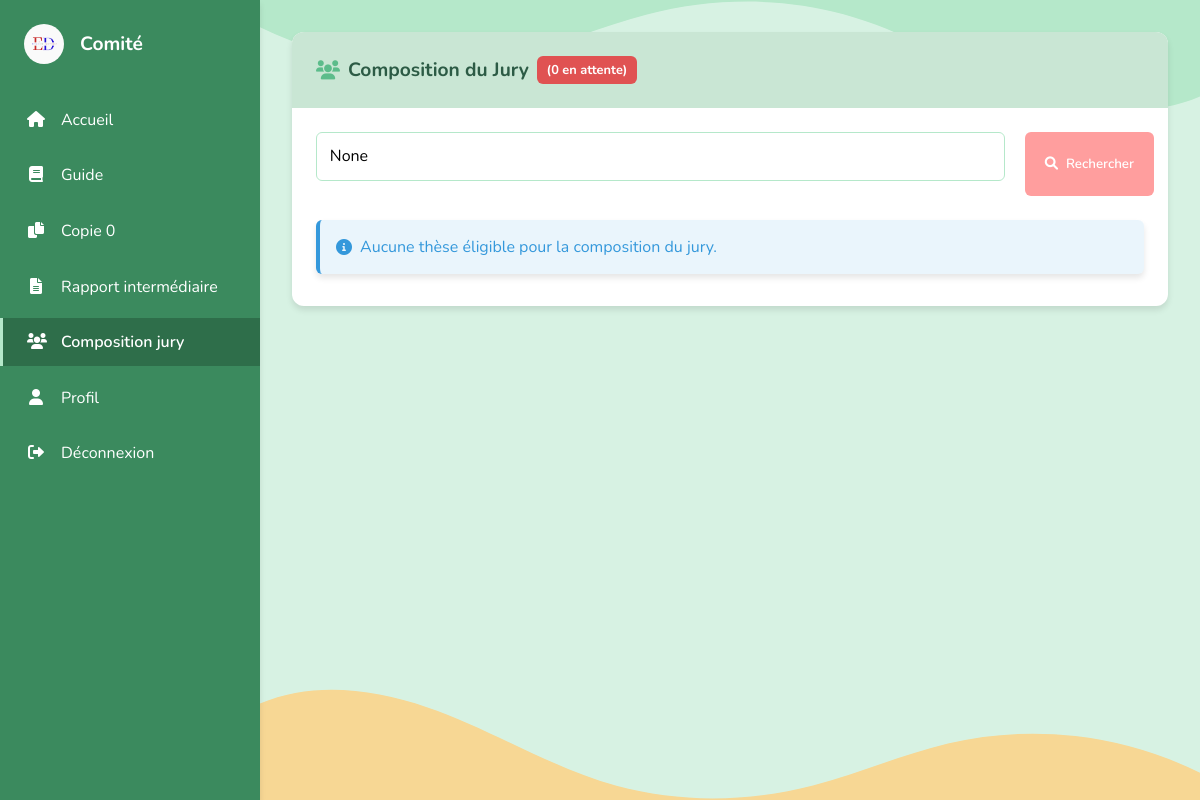
/composition_jury/ (signed in), run on an earlier commit of the app's database.
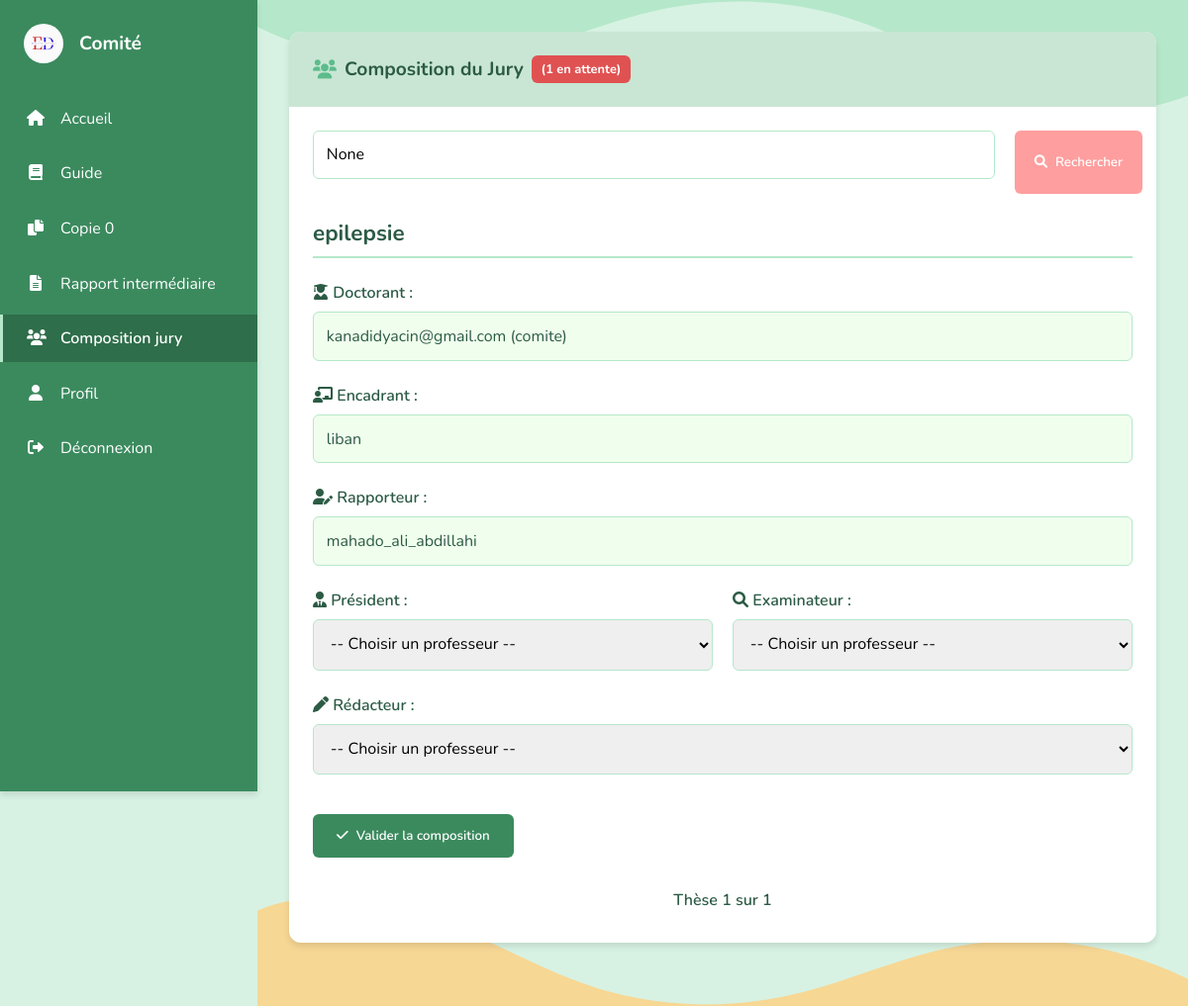
And on a later commit of the database.
### gestion/models.py (models this page shows, shortened)
class These(models.Model):
    utilisateur = models.ForeignKey(
        settings.AUTH_USER_MODEL,
        on_delete=models.CASCADE,
        related_name="theses"
    )
    titre = models.CharField(max_length=255)
    domaine = models.CharField(max_length=255, choices=[
        ('Cardiologie', 'Cardiologie'),
        ('Neurologie', 'Neurologie'),
        ('Pédiatrie', 'Pédiatrie'),
        ('Chirurgie', 'Chirurgie'),
    ])
    description = models.TextField()
    motivation = models.TextField()
    encadreur = models.TextField()
    fichier = models.FileField(upload_to='theses/', blank=True, null=True)
    date_soumission = models.DateTimeField(auto_now_add=True)
    statut = models.CharField(
        max_length=20,
        choices=[
            ('En attente', 'En attente'),
            ('Approuvé', 'Approuvé'),
            ('Rejeté', 'Rejeté'),
        ],
        default='En attente'
    )
    approuve_par_comite = models.BooleanField(default=False)
    commentaire_rejet = models.TextField(blank=True, null=True)
    date_soutenance = models.DateField(null=True, blank=True)
    grille_evaluation = models.FileField(
        upload_to='grilles_evaluation/', blank=True, null=True
    )
    rapporteur = models.ForeignKey(
        settings.AUTH_USER_MODEL,
        on_delete=models.SET_NULL,
        null=True, blank=True,
        related_name='rapports_assigned'
    )
    statut_rapport = models.CharField(
        max_length=50,
        choices=[
            ('Non assigné', 'Non assigné'),
            ('Assigné', 'Assigné'),
            ('Évalué', 'Évalué'),
        ],
        default='Non assigné'
    )
    avis_rapporteur = models.CharField(
    max_length=50,
    choices=[
        ('valider', 'Validé'),
        ('avis_sr', 'Favorable sans réserve'),
        ('avis_mr', 'Favorable avec corrections mineures'),
        ('avis_mjr', 'Favorable avec corrections majeures'),
        ('refuser', 'Défavorable'),
    ],
    blank=True,
    null=True
)
    date_rapport_intermediaire = models.DateTimeField(null=True, blank=True)
    def jury_complet(self):
      roles = self.affectation_set.values_list('role', flat=True)
      roles_normalisés = [r.replace('é', 'e').lower() for r in roles]
      return all(r in roles_normalisés for r in ['president', 'rapporteur', 'examinateur', 'redacteur'])
    jury_complet.boolean = True
    jury_complet.short_description = "Jury complet"

class Utilisateur(AbstractUser):
    ROLE_CHOICES = [
        ('doctorant', 'Doctorant'),
        ('professeur', 'Professeur'),
        ('comite', 'Comité'),
    ]
    role = models.CharField(max_length=20, choices=ROLE_CHOICES, default='doctorant')
    nom = models.CharField(max_length=100, blank=True, null=True)
    email = models.EmailField(max_length=255, unique=True)
    password_changed = models.BooleanField(default=False)
    adresse = models.CharField(max_length=255, blank=True, null=True)
    specialite = models.CharField(max_length=100, blank=True, null=True)
    promotion = models.CharField(max_length=20, blank=True, null=True)
    date_naissance = models.DateField(blank=True, null=True)
    def __str__(self):
        return f"{self.username} ({self.role})"

### gestion/views.py (the view)
# urls.py: path('composition_jury/', views.composition_jury, name='composition_jury'),
@login_required
def composition_jury(request):
    theses = These.objects.filter(
        affectation__role='rapporteur',
        affectation__decision__in=['valider', 'avis_sr', 'avis_mr']
    ).distinct()
    q = request.GET.get('q')
    if q:
        theses = theses.filter(titre__icontains=q)
    theses_list = list(theses)
    index = int(request.GET.get('page', 0))
    these = theses_list[index] if index < len(theses_list) else None
    rapporteurs_map = {}
    affectations_rapporteurs = Affectation.objects.filter(
        role='rapporteur',
        these__in=theses
    ).select_related('professeur', 'these')
    rapporteur_ids = set()
    for aff in affectations_rapporteurs:
        rapporteurs_map[aff.these_id] = aff.professeur
        rapporteur_ids.add(aff.professeur.id)
    professeurs = Utilisateur.objects.filter(role='professeur').exclude(id__in=rapporteur_ids)
    context = {
        'theses': theses,
        'these': these,
        'index': index,
        'professeurs': professeurs,
        'rapporteurs_map': rapporteurs_map,
        'q': q,
        'nb_theses': theses.count()
    }
    return render(request, 'presentation/composition.html', context)

### gestion/templatetags/custom_tags.py (called while the page is built)
@register.filter
def get_item(dictionary, key):
    return dictionary.get(key)

### gestion/Templates/Presentation/composition.html (shortened to what the changed rows need)
{% load static %}
{% load custom_tags %}
<!DOCTYPE html>
<html lang="fr">
<head>
    <link rel="stylesheet" href="https://cdnjs.cloudflare.com/ajax/libs/font-awesome/6.0.0-beta3/css/all.min.css">
</head>
<body>
    <div class="layout">
        <main class="container">
            <div class="card fade-in">
                <div class="card-header">
                    <h2><i class="fas fa-users"></i> Composition du Jury <span class="badge">({{ nb_theses }} en attente)</span></h2>
                </div>
                <div class="card-body">
                    <form method="get" class="search-bar form-row">
                        <div class="form-group" style="margin-bottom: 15px;">
                        </div>
                        <button type="submit" class="btn" style="width: auto; margin-left: 10px; padding: 15px 20px;">
                        </button>
                    </form>
                    {% if these %}
                    <div class="these-details">
                        <h3 class="these-title">{{ these.titre }}</h3>
                        <div class="form-group">
                            <label><i class="fas fa-user-graduate"></i> Doctorant :</label>
                            <div class="form-display">
                                {% if these.utilisateur %}
                                    {{ these.utilisateur }}
                                {% else %}
                                    Inconnu
                                {% endif %}
                            </div>
                        </div>
                        <div class="form-group">
                            <label><i class="fas fa-chalkboard-teacher"></i> Encadrant :</label>
                            <div class="form-display">
                                {% if these.encadreur %}
                                    {{ these.encadreur }}
                                {% else %}
                                    Inconnu
                                {% endif %}
                            </div>
                        </div>
                        <div class="form-group">
                            <label><i class="fas fa-user-edit"></i> Rapporteur :</label>
                            <div class="form-display">
                                {% with rapporteur=rapporteurs_map|get_item:these.id %}
                                    {% if rapporteur and rapporteur.nom %}
                                        {{ rapporteur.nom }}
                                    {% else %}
                                        Non assigné
                                    {% endif %}
                                {% endwith %}
                            </div>
                        </div>
                        <form method="post" action="{% url 'valider_composition' these.id %}" onsubmit="return confirmerComposition()">
                            <div class="form-row">
                                <div class="form-group">
                                    <label for="president"><i class="fas fa-user-tie"></i> Président :</label>
                                    <select name="president" id="president" class="form-control" required>
                                        <option value="">-- Choisir un professeur --</option>
                                    </select>
                                </div>
                                <div class="form-group">
                                    <label for="examinateur"><i class="fas fa-search"></i> Examinateur :</label>
                                    <select name="examinateur" id="examinateur" class="form-control" required>
                                        <option value="">-- Choisir un professeur --</option>
                                    </select>
                                </div>
                            </div>
                            <div class="form-group">
                                <label for="redacteur"><i class="fas fa-pen"></i> Rédacteur :</label>
                                <select name="redacteur" id="redacteur" class="form-control" required>
                                    <option value="">-- Choisir un professeur --</option>
                                </select>
                            </div>
                            <button type="submit" class="btn btn-submit">
                                <i class="fas fa-check"></i> Valider la composition
                            </button>
                        </form>
                    </div>
                    <div class="pagination">
                        <span class="current">Thèse {{ index|add:"1" }} sur {{ nb_theses }}</span>
                    </div>
                    {% else %}
                    <div class="alert alert-info">
                        <i class="fas fa-info-circle"></i> Aucune thèse éligible pour la composition du jury.
                    </div>
                    {% endif %}
                </div>
            </div>
            <div class="wave-bottom">
            </div>
        </main>
    </div>
</body>
</html>

What changed in the data, as far as the page shows it:
now on this page (row edited): These: titre "epilepsie", utilisateur "kanadidyacin@gmail.com (comite)", encadreur "liban"
added Utilisateur: nom "mahado_ali_abdillahi"
Also different on the page:
{{ nb_theses }}: "0" → "1"
form field president: (not shown) → "-- Choisir un professeur --"
form field examinateur: (not shown) → "-- Choisir un professeur --"
form field redacteur: (not shown) → "-- Choisir un professeur --"
{{ index|add:"1" }}: (not shown) → "1"
{{ nb_theses }}: (not shown) → "1"
text no longer shown: "Aucune thèse éligible pour la composition du jury."
text now shown: "Doctorant : Encadrant : Rapporteur : Président : Examinateur : Rédacteur : Valider la composition Thèse sur"
